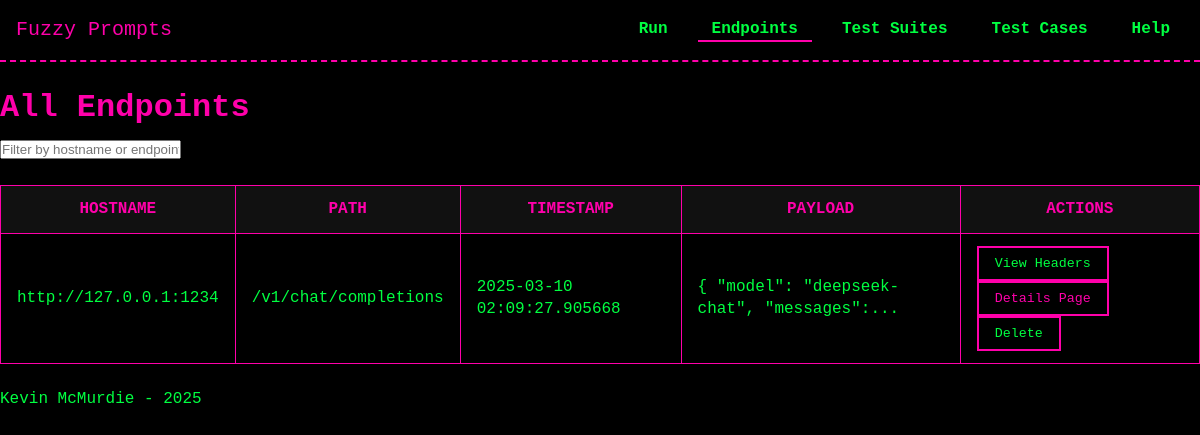
Page /endpoints/ on the earlier database version.
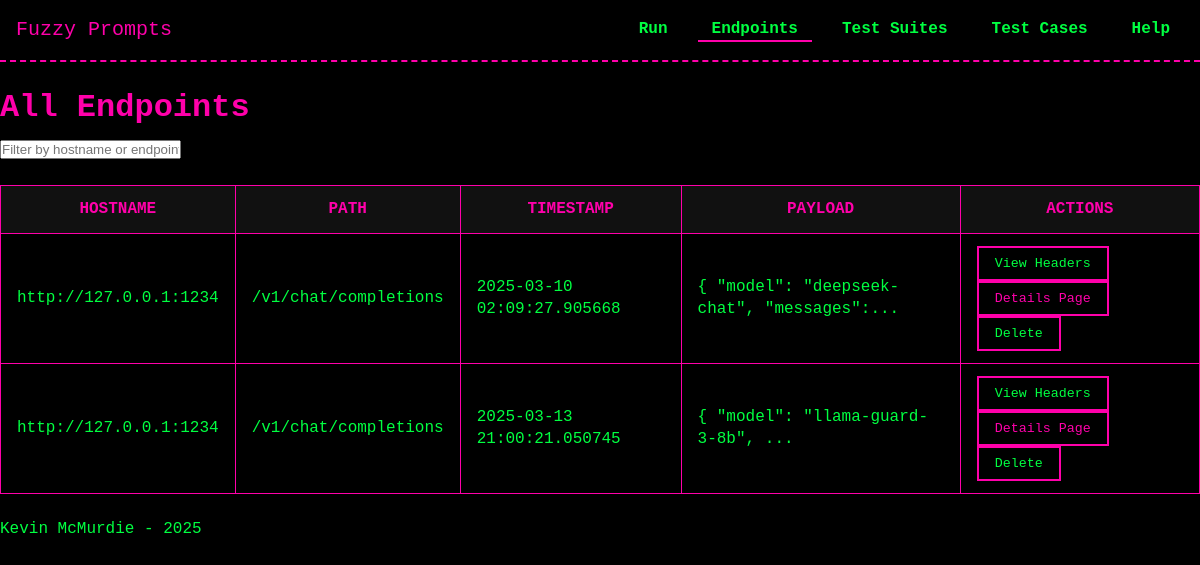
Same page on the later database version.
### models/model_Endpoints.py (models this page shows, shortened)
class Endpoint(db.Model):
    __tablename__ = 'endpoints'
    id = db.Column(db.Integer, primary_key=True)
    hostname = db.Column(db.String, nullable=False)
    endpoint = db.Column(db.String, nullable=False)
    http_payload = db.Column(db.Text, nullable=True)   # HTTP payload sent with the request, should handle and store as JSON
    timestamp = db.Column(db.DateTime, default=datetime.utcnow)  # <--- ADDED TIMESTAMP
    headers = db.relationship('APIHeader', back_populates='endpoint', cascade='all, delete-orphan')
    test_runs = db.relationship('TestRun', back_populates='endpoint')

### routes/endpoints.py (the view)
@endpoints_bp.route('/', methods=['GET'])
def list_endpoints():
    endpoints = Endpoint.query.all()
    return render_template('endpoints/list_endpoints.html', endpoints=endpoints)

### templates/endpoints/list_endpoints.html (shortened to what this page needs)
{% extends "base.html" %}
{% block head %}
  <link rel="stylesheet" href="{{ url_for('static', filename='css/tables.css') }}">
{% endblock %}
{% block content %}
<h1>All Endpoints</h1>
<input
  type="text"
  id="searchEndpoint"
  placeholder="Filter by hostname or endpoint..."
>
<table id="endpointsTable">
  <thead>
    <tr>
      <th>Hostname</th>
      <th>Path</th>
      <th>Timestamp</th>
      <th>Payload</th>
      <th>Actions</th>
    </tr>
  </thead>
  <tbody>
    {% for ep in endpoints %}
      <tr>
        <td>{{ ep.hostname }}</td>
        <td>{{ ep.endpoint }}</td>
        <td>
          {% if ep.timestamp %}
            {{ ep.timestamp }}
          {% else %}
            --
          {% endif %}
        </td>
        <td>
          {% if ep.http_payload %}
            {{ ep.http_payload|truncate(50) }}
          {% else %}
            --
          {% endif %}
        </td>
        <td>
            <button
              type="button"
              class="view-headers-btn"
              data-endpoint-id="{{ ep.id }}"
            >
              View Headers
            </button>
            <button
              type="button"
              class="details-page-btn">
              <a href="{{ url_for('endpoints_bp.view_endpoint_details', endpoint_id=ep.id) }}">Details Page</a>
            </button>
            <form action="{{ url_for('endpoints_bp.delete_endpoint', endpoint_id=ep.id) }}" method="POST" style="display:inline;">
              <button
                type="submit"
                class="delete-endpoint-btn"
                onclick="return confirm('Are you sure you want to delete this endpoint?');"
              >
                Delete
              </button>
            </form>
        </td>
      </tr>
    {% endfor %}
  </tbody>
</table>
{% endblock %}

### templates/base.html (shortened to what this page needs)
<!DOCTYPE html>
<html lang="en">
<head>
  <link rel="stylesheet" href="{{ url_for('static', filename='css/theme.css') }}">
  <link rel="stylesheet" href="{{ url_for('static', filename='css/navbar.css') }}">
  {% block head %}{% endblock %}
</head>
<body>
  <header>
    <nav class="navbar navbar-fixed">
      <div class="nav-brand glitch">
        <a href="{{ url_for('core_bp.index') }}">Fuzzy Prompts</a>
      </div>
      <ul class="nav-links">
        <li class="dropdown {% if request.endpoint and request.endpoint.startswith('test_runs_bp') %}active{% endif %}">
          <a href="#">Run</a>
        </li>
        <li class="dropdown {% if request.endpoint and request.endpoint.startswith('endpoints_bp') %}active{% endif %}">
          <a href="#">Endpoints</a>
        </li>
        <li class="dropdown {% if request.endpoint and request.endpoint.startswith('test_suites_bp') %}active{% endif %}">
          <a href="#">Test Suites</a>
        </li>
        <li class="dropdown {% if request.endpoint and request.endpoint.startswith('test_cases_bp') %}active{% endif %}">
          <a href="#">Test Cases</a>
        </li>
        <li class="dropdown {% if request.endpoint and request.endpoint.startswith('help_bp') %}active{% endif %}">
          <a href="{{ url_for('help_bp.index') }}">Help</a>
        </li>
      </ul>
    </nav>
  </header>
  <main>
    {% block content %}{% endblock %}
  </main>
  <footer>
    <p>Kevin McMurdie - 2025</p>
  </footer>
</body>
</html>

### static/css/theme.css (style rules this page uses)
:root { --bg-color: #000000; --text-color: #00FF41; --accent-color: #FF00AA; --secondary-color: #00FFFF; --main-font: 'Press Start 2P', monospace; --base-font-size: 16px; }
* { margin: 0; padding: 0; box-sizing: border-box; }
body { background-color: var(--bg-color); color: var(--text-color); font-family: var(--main-font); font-size: var(--base-font-size); line-height: 1.4; padding-top: 70px; }
a { color: var(--accent-color); text-decoration: none; }
h1, h2, h3, h4, h5, h6 { color: var(--accent-color); margin: 1rem 0 0.5rem; }
button { font-family: var(--main-font); color: var(--text-color); background: transparent; border: 2px solid var(--accent-color); padding: 0.5rem 1rem; cursor: pointer; transition: all 0.2s; }
.glitch { position: relative; color: var(--accent-color); animation: glitch 2s infinite; }

### static/css/navbar.css (style rules this page uses)
.navbar { display: flex; align-items: center; justify-content: space-between; background-color: var(--bg-color); border-bottom: 2px dashed var(--accent-color); padding: 1rem; }
.navbar-fixed { position: fixed; top: 0; left: 0; width: 100%; z-index: 1000; }
.nav-brand a { color: var(--accent-color); text-decoration: none; font-size: 1.25rem; }
.nav-links { list-style: none; display: flex; gap: 1rem; }
.nav-links a { color: var(--text-color); font-weight: 600; padding: 0.5rem 0.75rem; border: 2px solid transparent; transition: border-color 0.2s; }
.navbar li.active { color: var(--secondary-color); border-bottom: 2px solid var(--accent-color); font-weight: bold; }
.nav-links li.dropdown { position: relative; }

### static/css/tables.css (style rules this page uses)
table { width: 100%; border-collapse: collapse; margin: 1.5rem 0; }
th, td { padding: 0.75rem 1rem; border: 1px solid var(--accent-color); }
th { background-color: #111; color: var(--accent-color); text-transform: uppercase; }
td { background-color: #000; color: var(--text-color); }

Differences in the rows shown:
added Endpoint: hostname "http://127.0.0.1:1234", endpoint "/v1/chat/completions", timestamp "2025-03-13 21:00:21.050745", http_payload "{ \"model\": \"llama-guard-3-8b\", ..."
